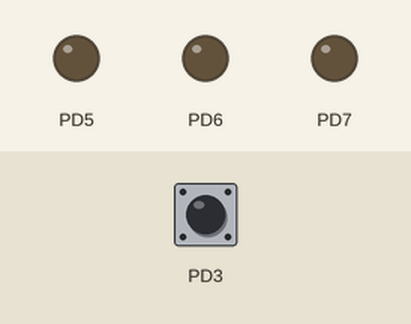
Recording of a program running on a simulated ATmega328P, built with avr-gcc and emulated at 16 MHz (the files do not name the chip). Parts: output pins drawn as LEDs (lit = HIGH). Dashed ring = blinking. The inputs (shaded band) are chosen by the test bench; at power-on: PD3 HIGH.

Above: at 1.2 s.
1.3 s: PD3 pulled LOW for 0.15 s
At 2.0 s:
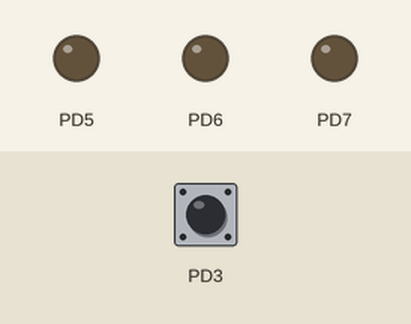
2.9 s: PD3 pulled LOW for 1 s
At 3.05 s:
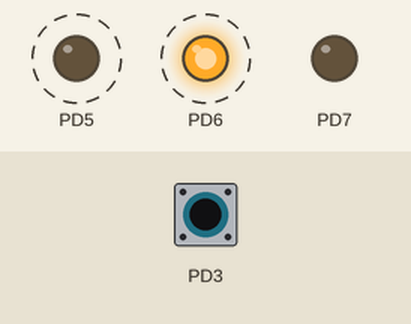
5.9 s: PD3 pulled LOW for 3.2 s
At 6.15 s:
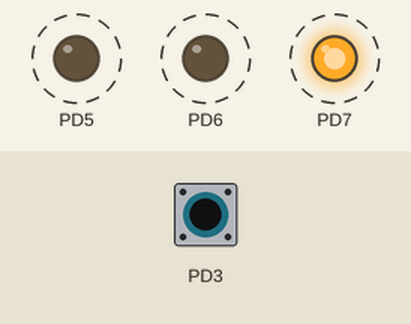
Timing chart, 0 to 10.6 s (numbered marks = the images above; inputs shaded):
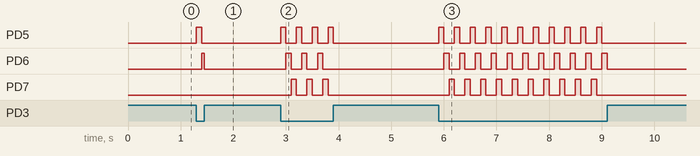

Measured:
- after the input at 1.3 s, PD5: LOW → HIGH at once, → LOW 0.10 s later; PD6: LOW → HIGH after 0.10 s, → LOW 0.05 s later
- after the input at 2.9 s, PD5: alternates HIGH for 0.10 s and LOW for 0.20 s, 8 changes in all, then stays LOW, starting at once; PD6: alternates HIGH for 0.10 s and LOW for 0.20 s, 6 changes in all, then stays LOW, starting after 0.10 s; PD7: alternates HIGH for 0.10 s and LOW for 0.20 s, 6 changes in all, then stays LOW, starting after 0.20 s
- after the input at 5.9 s, PD5: alternates HIGH for 0.10 s and LOW for 0.20 s, 22 changes in all, then stays LOW, starting at once; PD6: alternates HIGH for 0.10 s and LOW for 0.20 s, 22 changes in all, then stays LOW, starting after 0.10 s; PD7: alternates HIGH for 0.10 s and LOW for 0.20 s, 20 changes in all, then stays LOW, starting after 0.20 s

The program:

main.c
```c
#define F_CPU 16000000UL
#include <avr/io.h>
#include <avr/interrupt.h>
#include <util/delay.h>

volatile uint8_t isRunning = 0;

int main(void) {
    DDRD |= (_BV(5) | _BV(6) | _BV(7));
    PORTD |= _BV(3);

    EICRA |=_BV(ISC10);
    EIMSK |= _BV(INT1);
    sei();

    while(1){
        if(isRunning == 1){
            PORTD |= _BV(5); _delay_ms(100); PORTD &= ~_BV(5);
            if(isRunning == 0) continue;
            PORTD |= _BV(6); _delay_ms(100); PORTD &= ~_BV(6);
            if(isRunning == 0) continue;
            PORTD |= _BV(7); _delay_ms(100); PORTD &= ~_BV(7);
        }
    }
}
ISR(INT1_vect){
    if((PIND & _BV(3)) == 0){
        isRunning = 1;
    }else{
        isRunning = 0;
        PORTD &= ~(_BV(5) | _BV(6) | _BV(7));
    }
}
```
